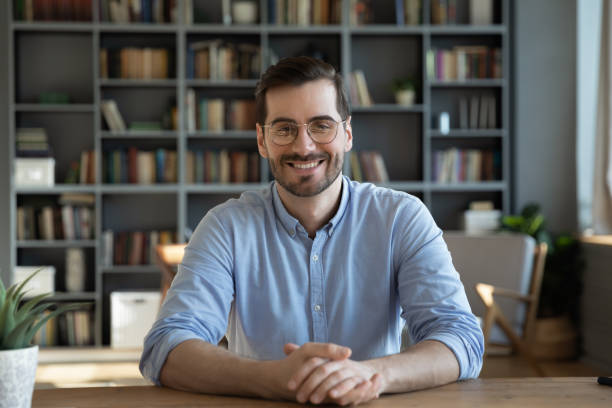
#> input picture ImageProcessing/Projects/FunnyFilters/dataset/image.jpg, 612 x 408 px
$ jupyter execute algorithm_hat.ipynb
#> lines starting #> are read from the running program, lines starting #| are printed output that depends on the picture; after the words box and inside, x2 and y2 are one past the last pixel; in counts of white or black regions, pixels touching at a corner belong together
[cell 1]
import cv2

def put_hat(image_path, hat_path):
    # Load the image
#> called with image_path = 'dataset/image.jpg', hat_path = 'dataset/hat.png'
    img = cv2.imread(image_path)
#> img is the input picture: shape (408, 612, 3); mean B, G, R 93.4, 95.2, 95.7
    if img is None:
        print("Error: Could not read the image.")
        return

    # Load the Haar Cascade classifier for face detection
    face_cascade = cv2.CascadeClassifier(cv2.data.haarcascades + 'haarcascade_frontalface_default.xml')

    # Convert the image to grayscale for face detection
    gray_img = cv2.cvtColor(img, cv2.COLOR_BGR2GRAY)
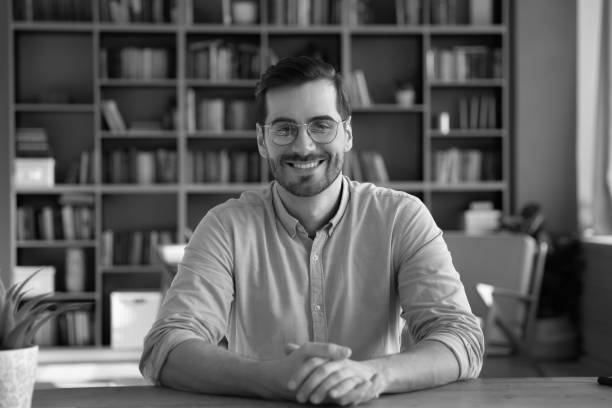
#> gray_img: shape (408, 612); min 0, max 252, mean 95.2

    # Detect faces in the image
    faces = face_cascade.detectMultiScale(gray_img, scaleFactor=1.3, minNeighbors=5, minSize=(30, 30))
#> faces = [[250, 84, 109, 109]]

    # Load the hat image
    hat = cv2.imread(hat_path, cv2.IMREAD_UNCHANGED)
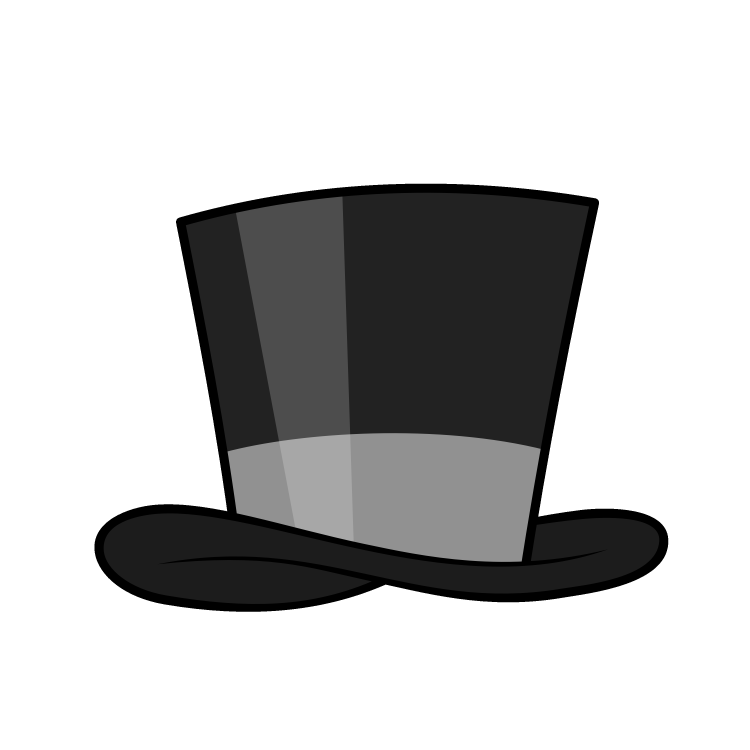
#> input picture ImageProcessing/Projects/FunnyFilters/dataset/hat.png, 3000 x 3000 px (shown at 1/4 size)
#> hat is the input picture: shape (3000, 3000, 4); mean B, G, R, A 196.1, 196.1, 196.1, 75.4
    if hat is None:
        print("Error: Could not read the hat image.")
        return

    for (x, y, w, h) in faces:
        # Calculate the position to place the hat on the head
        hat_offset_x = x
        hat_offset_y = y - int(0.9 * h)  # Adjust this value to control how the hat touches the head

        # Make sure the coordinates are within the image boundaries
        hat_offset_x = max(0, hat_offset_x)
        hat_offset_y = max(0, hat_offset_y)

        # Resize the hat to fit the head
        hat_resized = cv2.resize(hat, (w, int(hat.shape[0] * w / hat.shape[1])))

        # Overlay the hat on the image
        for c in range(3):
            if hat.shape[2] == 4:
                img[hat_offset_y:hat_offset_y + hat_resized.shape[0], hat_offset_x:hat_offset_x + hat_resized.shape[1], c] = \
                    hat_resized[:, :, c] * (hat_resized[:, :, 3] / 255.0) + img[hat_offset_y:hat_offset_y + hat_resized.shape[0], hat_offset_x:hat_offset_x + hat_resized.shape[1], c] * (1.0 - hat_resized[:, :, 3] / 255.0)
            else:
                img[hat_offset_y:hat_offset_y + hat_resized.shape[0], hat_offset_x:hat_offset_x + hat_resized.shape[1], c] = hat_resized[:, :, c]
#> this loop made 1 pass
#> (x, y, w, h, hat_offset_x, hat_offset_y) on pass 1: (250, 84, 109, 109, 250, 0)
#> pass 1, in put_hat, `hat_resized = cv2.resize(hat, (w, int(hat.shape[0] * w / hat.shape[1])))`:
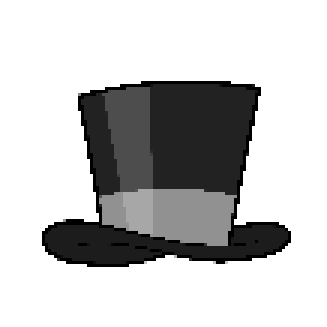
#> hat_resized: shape (109, 109, 4) (shown 3 times larger); mean B, G, R, A 196.2, 196.2, 196.2, 75.3
#> after the loop:
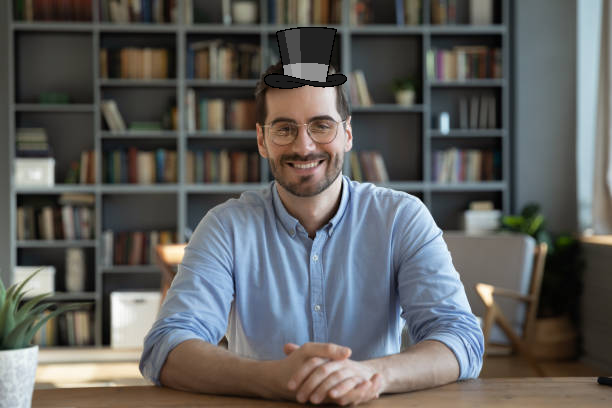
#> img: shape (408, 612, 3); 1.41% of pixels changed, all inside (x1, y1, x2, y2) = (264, 27, 347, 89)

    # Display the result
    cv2.imshow('Hat Filter', img)
    cv2.waitKey(0)
    cv2.destroyAllWindows()

if __name__ == "__main__":
    image_path = 'dataset/image.jpg'
    hat_path = 'dataset/hat.png'

    put_hat(image_path, hat_path)
